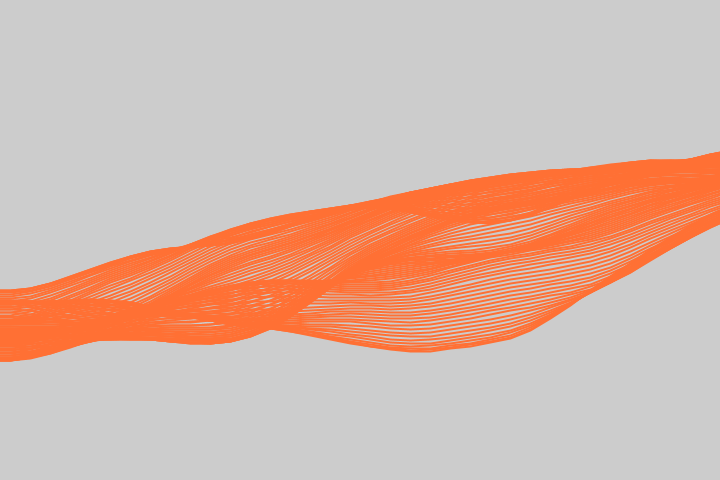
Frame 1 (no input)
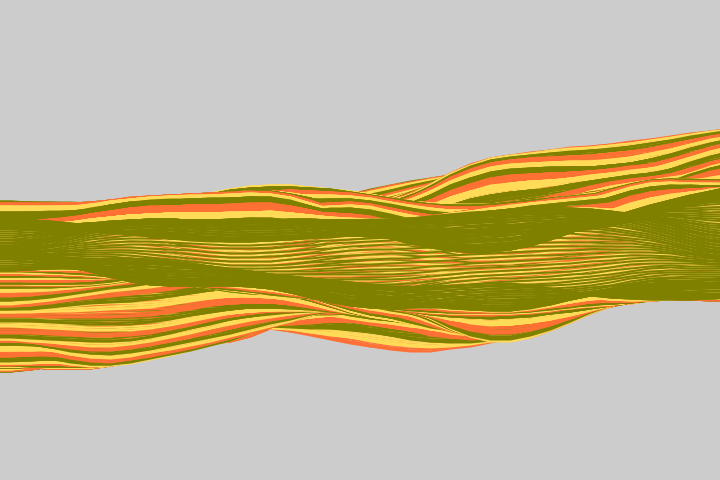
Frame 60 (the mouse pressed at the canvas centre just before this capture)
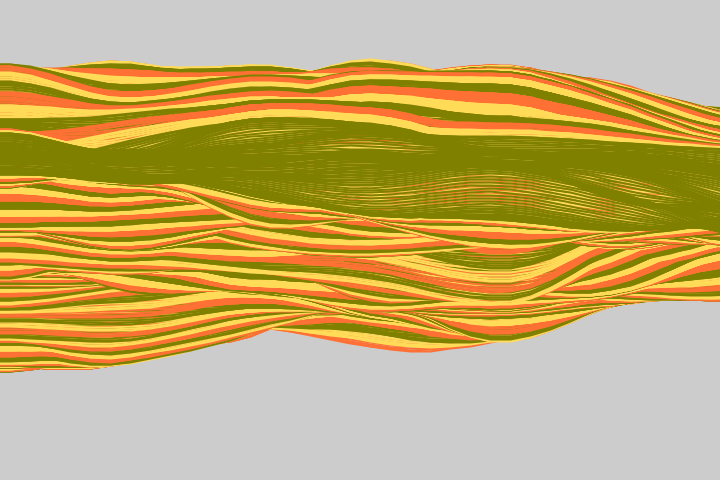
Frame 120 (the mouse held since frame 60 and released just before this capture)

The Processing sketch that drew these frames (run headless with seeded random() and noise(); from frame 60 on, the mouse is pressed at the canvas centre):

// Processing sketch: pat12
// ── pat12.pde
int ranges = 100;
color c1 = #808000;
color c2 = #FF7034;
color c3 = #FFDB58;
color c4 =  #EBD7A8;
color[] colors = {c1, c2, c3, c4};
int count = 0;

void setup() {
  size(720, 480);
}

void draw() {
  count += 1;
  if(count  == 3){
    count = 0;
  }
  
  noFill();
  strokeWeight(2);

  for (int i = 0; i < ranges; i++) {
    stroke(colors[count]);
    
    beginShape();
    for (int x = -10; x < width + 11; x += 20) {
      float n = noise(x * 0.001, i * 0.01, frameCount * 0.02);
      float y = map(n, 0, 1, 0, height);
      vertex(x, y);
    }
    endShape();
  }
}
